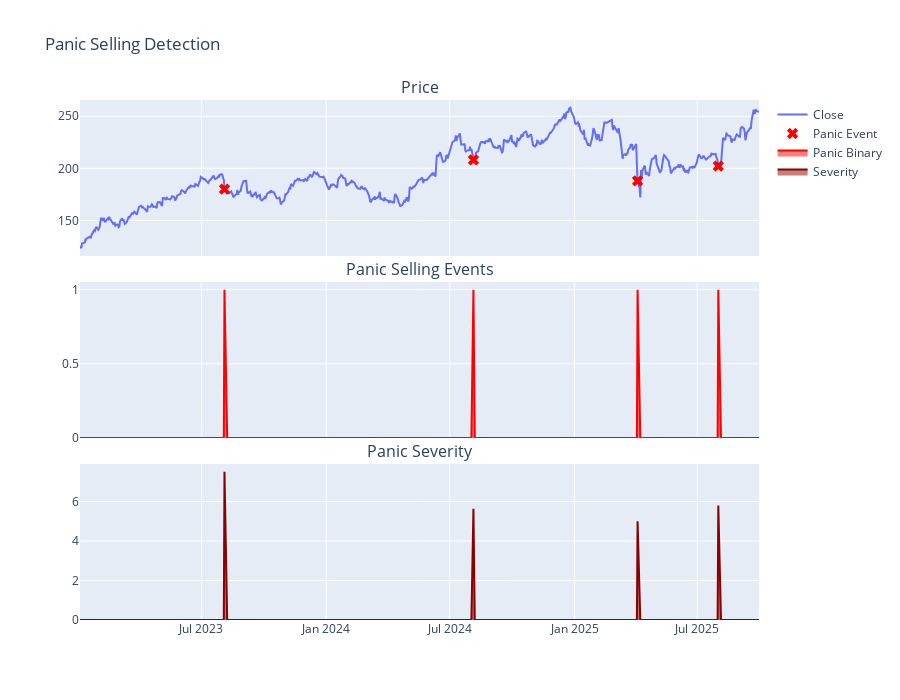

Source (notebook cell):
### Markdown cell above
## 3. Panic Selling

Extreme volume spike (>2x average) + extreme price drop (>2 std devs) = panic/capitulation. Often marks exact bottom.

### Code cell
df = detect_panic_selling(df)

fig = make_subplots(
    rows=3,
    cols=1,
    shared_xaxes=True,
    vertical_spacing=0.05,
    subplot_titles=("Price", "Panic Selling Events", "Panic Severity"),
)

fig.add_trace(go.Scatter(x=df["date"], y=df["close"], name="Close"), row=1, col=1)
panic_events = df[df["panic_selling"] == 1]
fig.add_trace(
    go.Scatter(
        x=panic_events["date"],
        y=panic_events["close"],
        mode="markers",
        name="Panic Event",
        marker={"color": "red", "size": 10, "symbol": "x"},
    ),
    row=1,
    col=1,
)

fig.add_trace(
    go.Scatter(x=df["date"], y=df["panic_selling"], name="Panic Binary", fill="tozeroy", line={"color": "red"}),
    row=2,
    col=1,
)
fig.add_trace(
    go.Scatter(x=df["date"], y=df["panic_severity"], name="Severity", fill="tozeroy", line={"color": "darkred"}),
    row=3,
    col=1,
)

fig.update_layout(height=700, title_text="Panic Selling Detection")
fig.show()

### Figure 1 — Plotly figure (JSON) as saved in the notebook; plotly's stock layout.template omitted (floating-point values rounded to 4 significant figures; data arrays with more than 128 entries replaced by an {"elided": "..."} marker saying what was removed)
{"data": [{"name": "Close", "type": "scatter", "x": {"elided": "688 str values"}, "xaxis": "x", "y": {"elided": "688 float values"}, "yaxis": "y"}, {"marker": {"color": "red", "size": 10, "symbol": "x"}, "mode": "markers", "name": "Panic Event", "type": "scatter", "x": ["2023-08-04T00:00:00.000000000", "2024-08-05T00:00:00.000000000", "2025-04-04T00:00:00.000000000", "2025-08-01T00:00:00.000000000"], "xaxis": "x", "y": [180.0, 208.1, 187.9, 202.2], "yaxis": "y"}, {"fill": "tozeroy", "line": {"color": "red"}, "name": "Panic Binary", "type": "scatter", "x": {"elided": "688 str values"}, "xaxis": "x2", "y": {"elided": "688 int values"}, "yaxis": "y2"}, {"fill": "tozeroy", "line": {"color": "darkred"}, "name": "Severity", "type": "scatter", "x": {"elided": "688 str values"}, "xaxis": "x3", "y": {"elided": "688 float values"}, "yaxis": "y3"}], "layout": {"annotations": [{"font": {"size": 16}, "showarrow": false, "text": "Price", "x": 0.5, "xanchor": "center", "xref": "paper", "y": 1, "yanchor": "bottom", "yref": "paper"}, {"font": {"size": 16}, "showarrow": false, "text": "Panic Selling Events", "x": 0.5, "xanchor": "center", "xref": "paper", "y": 0.65, "yanchor": "bottom", "yref": "paper"}, {"font": {"size": 16}, "showarrow": false, "text": "Panic Severity", "x": 0.5, "xanchor": "center", "xref": "paper", "y": 0.3, "yanchor": "bottom", "yref": "paper"}], "height": 700, "title": {"text": "Panic Selling Detection"}, "xaxis": {"anchor": "y", "domain": [0, 1], "matches": "x3", "showticklabels": false}, "xaxis2": {"anchor": "y2", "domain": [0, 1], "matches": "x3", "showticklabels": false}, "xaxis3": {"anchor": "y3", "domain": [0, 1]}, "yaxis": {"anchor": "x", "domain": [0.7, 1]}, "yaxis2": {"anchor": "x2", "domain": [0.35, 0.65]}, "yaxis3": {"anchor": "x3", "domain": [0, 0.3]}}}
